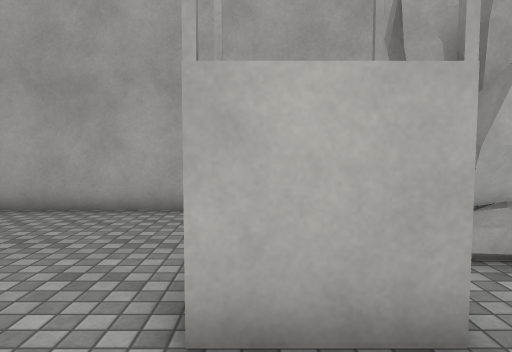
[1] (above)

13 first-person views from a walk through a Unity game level. The camera is 1.4 m above the floor, tilts 4° down and sees 70° across. The floor is counted in squares, 1 m on a side. Each view is taken from the middle of a square. On the plan, view 1 faces up. The plan holds only what a view shows up to about 16 squares ahead; the rest is blank. The place goes on beyond the plan. The player character is not drawn. Surface patterns are stand-ins for the level's own textures.

[2]
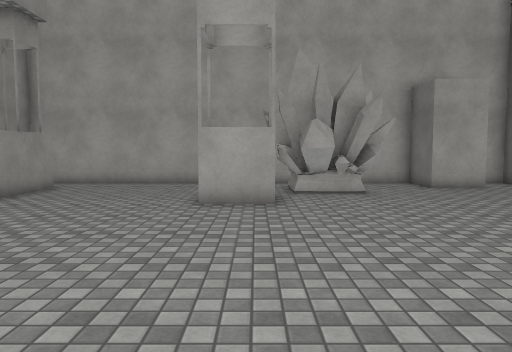

[3]
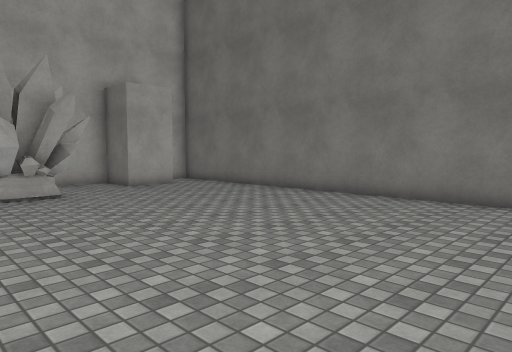

[4]
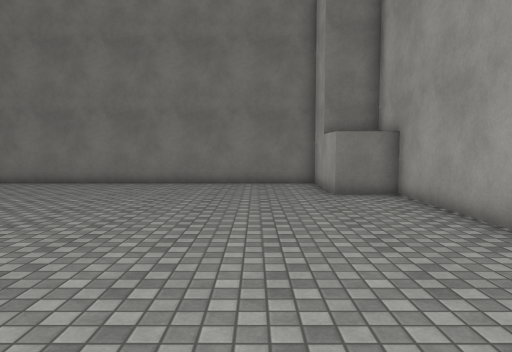

[5]
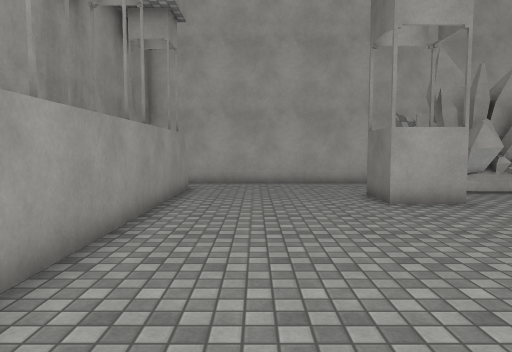

[6]
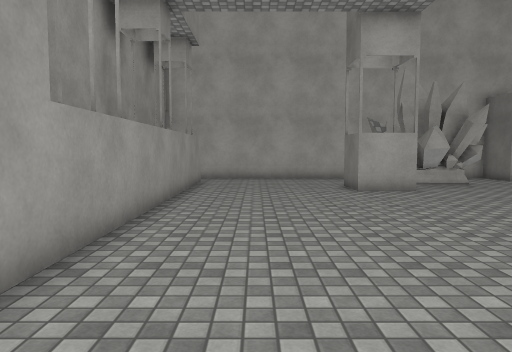

[7]
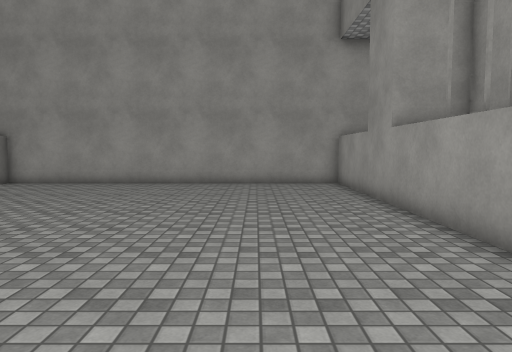

[8]
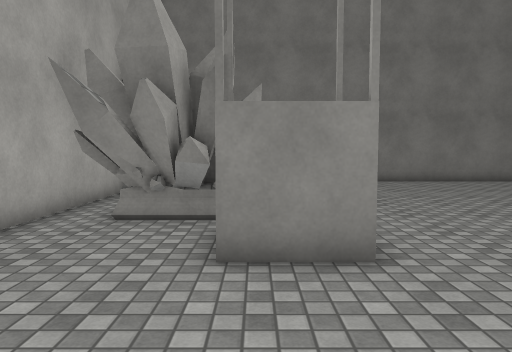

[9]
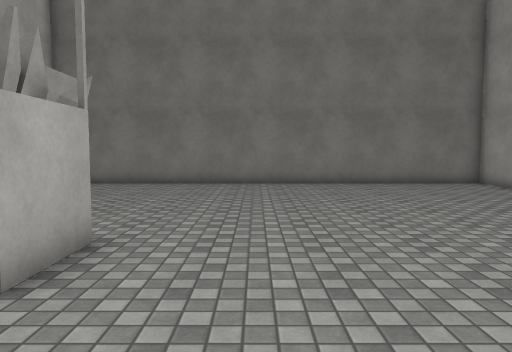

[10]
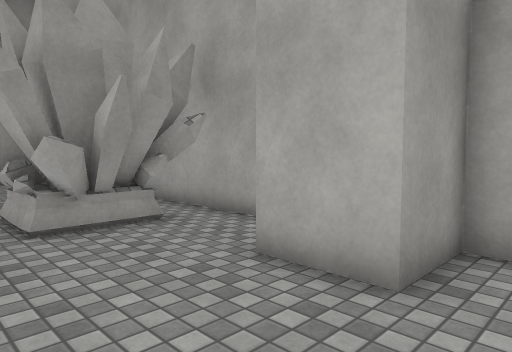

[11]
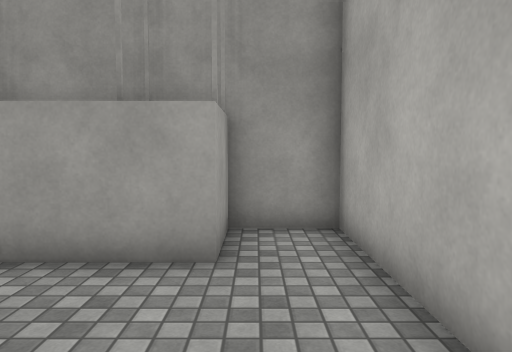

[12]
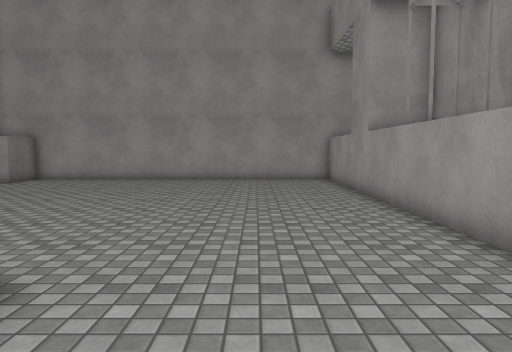

[13]
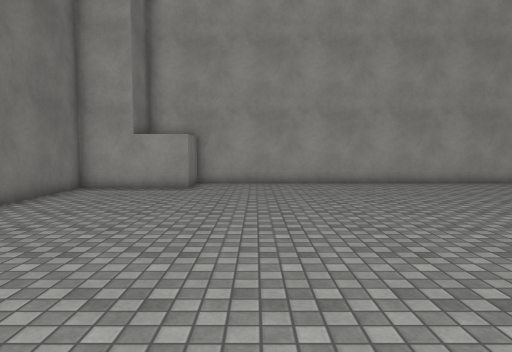

### Floor plan
Key: @ floor where view 1 was taken; # wall or solid block; . floor; B block; O other object.
Columns run from 9 left of view 1 to 12 right of it. Each row starts with its distance up from view 1.
  9 ######################
  8 #............O...BB..#
  7 #..........OOO...BB..#
  6 ###........OOOO......#
  5   #........OOOO......#
  4   #......OOOOO.......#
  3   #......OO..........#
  2   #..................#
  1   #..................#
  0   #......@...........#
 -1   #..................#
 -2   #..................#
 -3   #..................#
 -4   #..................#
 -5   #..................#
 -6   #..................#
 -7   #..................#
 -8   #..................#
 -9   #..................#
-10   #..............OO###
-11   #..............OO
-12   ################

Where each view was taken, in squares from view 1:
view 1: 0 up, 0 right, facing up
view 2: 7 down, 1 right, facing up
view 3: 7 down, 1 right, facing up-right
view 4: 7 down, 4 left, facing right
view 5: 7 down, 4 left, facing up
view 6: 10 down, 4 left, facing up
view 7: 4 up, 3 left, facing down
view 8: 4 up, 5 left, facing right
view 9: 0 up, 4 left, facing right
view 10: 3 up, 11 right, facing up-left
view 11: 7 up, 2 left, facing left
view 12: 6 up, 3 left, facing down
view 13: 4 up, 5 right, facing down
